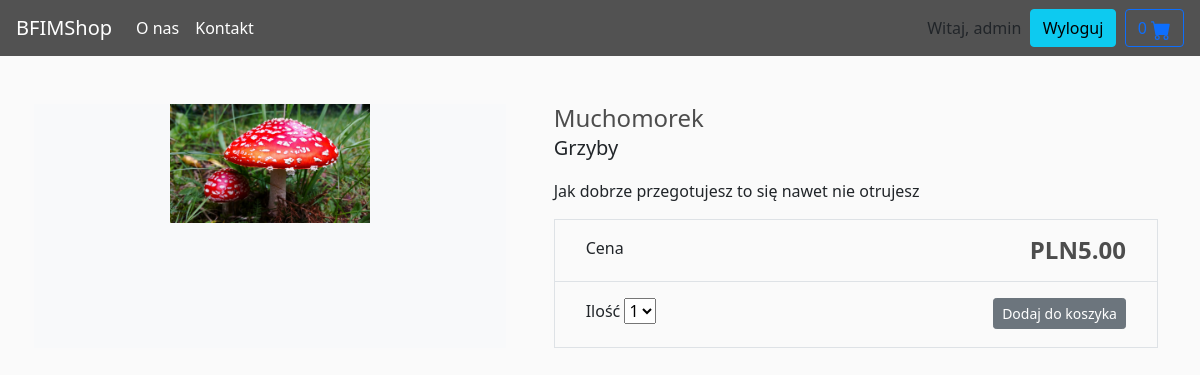
Page /muchomorek (signed in) on the committed database.
### store/models.py (models this page shows, shortened)
class Product(models.Model):
    category = models.ForeignKey(Category, related_name='product', on_delete=models.CASCADE)
    created_by = models.ForeignKey(User, on_delete=models.CASCADE, related_name='product_creator')
    title = models.CharField(max_length=255)
    author = models.CharField(max_length=255, default='admin')
    description = models.TextField(blank=True)
    image = models.ImageField(upload_to='images/', default='images/default.jpg')
    slug = models.SlugField(max_length=255)
    price = models.DecimalField(max_digits=4, decimal_places=2)
    in_stock = models.BooleanField(default=True)
    is_active = models.BooleanField(default=True)
    created = models.DateTimeField(auto_now_add=True)
    updated = models.DateTimeField(auto_now=True)
    objects = models.Manager()
    products = ProductManager()
    class Meta:
        verbose_name_plural = 'Products'
        ordering = ('-created',)

class Category(models.Model):
    name = models.CharField(max_length=255, db_index=True)
    slug = models.SlugField(max_length=255, unique=True)
    class Meta:
        verbose_name_plural = 'categories'
    def __str__(self):
        return self.name

### store/views.py (the view)
# urls.py: path('<slug:slug>', views.product_detail, name='product_detail'),
def product_detail(request, slug):
    product = get_object_or_404(Product, slug=slug, in_stock=True)
    return render(request, 'store/products/detail.html', {'product': product})

### basket/basket.py (called while the page is built)
    def __len__(self):
        return sum(item['qty'] for item in self.basket.values())

### basket/context_processors.py (called while the page is built)
def basket(request):
    return {'basket': Basket(request)}

### store/context_processors.py (called while the page is built)
def categories(request):
    return {
        'categories': Category.objects.all()
    }

### store/templates/store/products/detail.html (shortened to what this page needs)
{% extends '../main.html' %}
{% load static %}
{% block content %}
<div class="container">
    <main class="pt-5">
        <div class="row g-3">
            <div class="col-md-5 col-lg-5 order-md-first bg-light">
                <img class="img-fluid mx-auto d-block" width="200px" alt="Responsive image" src="{{ product.image.url }}">
            </div>
            <div class="col-md-7 col-lg-7 ps-md-3 ps-lg-5">
                <h1 class="mb-0 h4">{{ product.title }}</h1>
                <p><span class="lead">{{ product.category }}</span></p>
                <p>{{ product.description|slice:":355" }}</p>
                <div class="border">
                    <div class="col border-bottom">
                        <div class="row p-3">
                            <div class="col-6">Cena</div>
                            <div class="col-6 text-end"><span class="h4 fw-bold">PLN{{ product.price }}</span></div>
                        </div>
                    </div>
                    <div class="col">
                        <div class="row p-3">
                            <div class="col-6">
                                <label for="select">Ilość</label>
                                <select id="select">
                                    <option value="1">1</option>
                                </select>
                            </div>
<div class="col-6 text-end"><button type="button" id="add-button" value="{{product.id}}" class="btn btn-secondary btn-sm">Dodaj do koszyka</button></div>
                        </div>
                    </div>
                </div>
            </div>
        </div>
    </main>
</div>
{% endblock %}

### store/templates/store/main.html (shortened to what this page needs)
<!DOCTYPE html>
{% load static %}
<html>
<head>
	<link rel="stylesheet" href="https://stackpath.bootstrapcdn.com/bootstrap/4.4.1/css/bootstrap.min.css"
>
	<link rel="stylesheet" type="text/css" href="../../static/css/main.css">
</head>
<body>
	<header>
		<nav class="navbar navbar-expand-lg navbar-dark bg-dark">
			<a class="navbar-brand" href="/">BFIMShop</a>
			<div class="collapse navbar-collapse" id="navbarSupportedContent">
				<ul class="navbar-nav mr-auto">
					<li class="nav-item active">
						<a class="nav-link" href="{% url "store:about" %}">O nas </a>
					</li>
					<li class="nav-item active">
						<a class="nav-link" href="{% url "store:contact" %}">Kontakt </a>
					</li>
				</ul>
				<div class="form-inline my-2 my-lg-0">
					{% if request.user.is_authenticated %}
					<span>Witaj, {{request.user}}</span>
					<p>&nbsp&nbsp</p>
					<a href="{% url "logout" %}" class="btn btn-info">Wyloguj</a>
					{% else %}
					<a href="{% url "login" %}" class="btn btn-info">Logowanie</a>
					<p>&nbsp&nbsp</p>
					<a href="{% url "register" %}" class="btn btn-info">Rejestracja</a>
					{% endif %}
					<p>&nbsp&nbsp</p>
					<a type="button" role="button" href="{% url "basket:basket_summary" %}"
						class="btn btn-outline-primary">
						{% with total_qty=basket|length %}
						<div id="basket_qty" class="d-inline-flex">
						</div>
						{% endwith %}
					</a>
				</div>
			</div>
		</nav>
	</header>
	<div id="content">{% block content %} {% endblock %}</div>
</body>
</html>

### rows in the picture
Product: image (picture), title "Muchomorek", category "Grzyby", description "Jak dobrze przegotujesz to się nawet nie otrujesz", price "5.00"

### other values in the picture
{{ request.user }} "admin"
